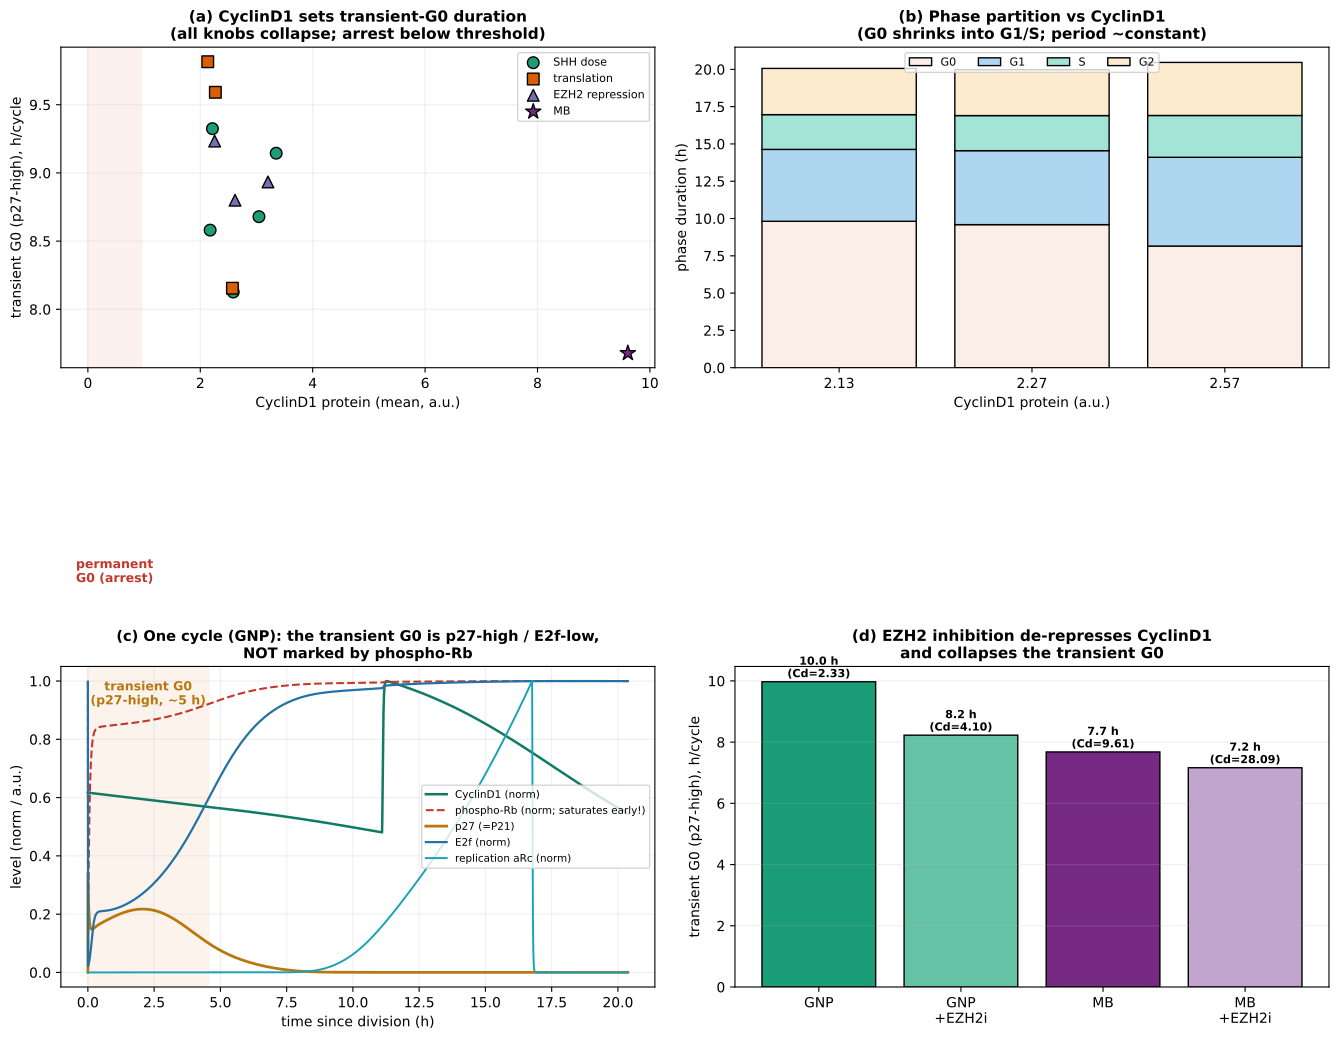

The Python source for this figure:
"""CyclinD1 -> transient-G0 mechanism (CORRECTED, p27 marker).

(a) Transient G0 (p27-high, pre-S) duration vs mean CyclinD1 protein -- SHH / k_Cd_translation /
    EZH2-repression knobs collapse onto one curve; below a threshold the cell is permanently G0.
(b) Phase partition (G0/G1/S/G2) vs CyclinD1 -- G0 shrinks into G1/S, period ~constant.
(c) One-cycle anatomy with the transient G0 (p27-high) shaded: phospho-Rb saturates early, but
    E2f / CyclinE+A / p27 show the real ~10 h growth-timed G0 before commitment.
(d) EZH2 -| CyclinD1 -| G0: EZH2 inhibitor de-represses CyclinD1 and collapses the transient G0.

Run:  ./venv/bin/python simulations/fig_v44_g0_mechanism.py
"""
import sys, os
sys.path.insert(0, os.path.dirname(os.path.dirname(os.path.abspath(__file__))))
import numpy as np, matplotlib.pyplot as plt, tellurium as te
from scipy.signal import find_peaks
from src.build_model_v44_heldt import build_model_v44

SEL = ["time", "Cd", "P21", "E2f", "Ce", "Ca", "aRc", "Dna", "MPF", "pRb", "mass"]
T_END, N_PTS, SETTLE, P27 = 16000, 64000, 7000, 0.1


def sim(params=None, shh=0.5, mycn=1.0, ptch1=1.0, ezh2i=0.0):
    rr = te.loada(build_model_v44(with_ezh2=True, with_hh=True, params=(params or None)))
    rr.integrator.setValue("absolute_tolerance", 1e-9); rr.integrator.setValue("relative_tolerance", 1e-6)
    rr['SHH'] = shh; rr['MYCN_amplification'] = mycn; rr['Ptch1_copy_number'] = ptch1; rr['EZH2i'] = ezh2i
    return rr.simulate(0, T_END, N_PTS, selections=SEL)


def metrics(res):
    t = res['time']; m = t >= SETTLE; tt = t[m]; dt = tt[1]-tt[0]
    pk, _ = find_peaks(res['MPF'][m], prominence=0.15, distance=int(200/dt))
    cd = float(np.mean(res['Cd'][m]))
    P21 = res['P21'][m]; aRc = res['aRc'][m]; Dna = res['Dna'][m]
    in_S = (aRc > 0.05) & (Dna < 0.98); in_G2 = Dna >= 0.98; preS = ~in_S & ~in_G2
    G0 = preS & (P21 > P27); G1 = preS & (P21 <= P27)
    if len(pk) < 2:
        return dict(cd=cd, arrest=True, period=np.nan, G0=np.nan, G1=np.nan, S=np.nan, G2=np.nan)
    period = float(np.mean(np.diff(tt[pk])))/60.0
    fr = {k: v.mean() for k, v in dict(G0=G0, G1=G1, S=in_S, G2=in_G2).items()}
    s = sum(fr.values()) or 1.0
    return dict(cd=cd, arrest=False, period=period, **{k: period*v/s for k, v in fr.items()})


# sweeps
shh_s = [(metrics(sim(shh=s))) for s in [0.35, 0.45, 0.6, 0.8, 1.0]]
tl_s = [(metrics(sim({"k_Cd_translation": k}))) for k in [0.35, 0.45, 0.55, 0.65, 0.75, 0.95]]
ke_s = [(metrics(sim({"f0_mk": k}))) for k in [0.05, 0.2, 0.4, 0.7]]   # AUM: f0_mk leaky floor (lower = stronger repression)
mb = metrics(sim(shh=0.5, ptch1=0.1, mycn=2.8))
mb_e = metrics(sim(shh=0.5, ptch1=0.1, mycn=2.8, ezh2i=1.0))
gnp = metrics(sim(shh=0.5)); gnp_e = metrics(sim(shh=0.5, ezh2i=1.0))

fig, ax = plt.subplots(2, 2, figsize=(13.5, 10.5))

# (a) G0 vs CyclinD1 protein
for s, lab, c, mk in [(shh_s, 'SHH dose', '#1b9e77', 'o'), (tl_s, 'translation', '#d95f02', 's'),
                      (ke_s, 'EZH2 repression', '#7570b3', '^')]:
    pts = [(a['cd'], a['G0']) for a in s if not a['arrest']]
    if pts:
        x, y = np.array(pts).T; ax[0, 0].scatter(x, y, s=70, color=c, marker=mk, edgecolor='k', label=lab, zorder=3)
arr_cd = max([a['cd'] for a in tl_s + ke_s if a['arrest']] + [0])
ax[0, 0].axvspan(0, arr_cd, color='#fdecea', alpha=0.7, zorder=0)
ax[0, 0].text(arr_cd*0.5, ax[0, 0].get_ylim()[1]*0.5 if False else 6, 'permanent\nG0 (arrest)', ha='center',
              fontsize=9, color='#c0392b', fontweight='bold')
ax[0, 0].scatter([mb['cd']], [mb['G0']], s=130, color='#762A83', marker='*', edgecolor='k', zorder=4, label='MB')
ax[0, 0].set_xlabel('CyclinD1 protein (mean, a.u.)'); ax[0, 0].set_ylabel('transient G0 (p27-high), h/cycle')
ax[0, 0].set_title('(a) CyclinD1 sets transient-G0 duration\n(all knobs collapse; arrest below threshold)',
                   fontweight='bold', fontsize=11)
ax[0, 0].legend(fontsize=8); ax[0, 0].grid(alpha=0.2)

# (b) phase partition vs CyclinD1 (translation sweep, cycling only)
cyc = [a for a in tl_s if not a['arrest']]
xs = [a['cd'] for a in cyc]
bot = np.zeros(len(cyc))
for key, col in [('G0', '#fbeee6'), ('G1', '#aed6f1'), ('S', '#a3e4d7'), ('G2', '#fdebd0')]:
    vals = [a[key] for a in cyc]
    ax[0, 1].bar(range(len(cyc)), vals, bottom=bot, label=key, color=col, edgecolor='k')
    bot += np.array(vals)
ax[0, 1].set_xticks(range(len(cyc))); ax[0, 1].set_xticklabels([f'{c:.2f}' for c in xs])
ax[0, 1].set_xlabel('CyclinD1 protein (a.u.)'); ax[0, 1].set_ylabel('phase duration (h)')
ax[0, 1].set_title('(b) Phase partition vs CyclinD1\n(G0 shrinks into G1/S; period ~constant)',
                   fontweight='bold', fontsize=11)
ax[0, 1].legend(fontsize=8, ncol=4, loc='upper center')

# (c) one-cycle anatomy (p27-marked G0)
r = sim(shh=0.5); t = r['time']; mm = r['mass']
drops = np.where((mm[:-1]-mm[1:]) > 0.2*mm[:-1])[0]; drops = drops[t[drops] >= SETTLE]
a0, a1 = t[drops[0]], t[drops[1]]
seg = (t >= a0) & (t <= a1)
th = (t[seg]-a0)/60.0
def nz(x): x = x[seg]; return x/np.nanmax(x) if np.nanmax(x) > 0 else x
ax[1, 0].plot(th, nz(r['Cd']), color='#117a65', lw=1.8, label='CyclinD1 (norm)')
ax[1, 0].plot(th, nz(r['pRb']), color='#c0392b', lw=1.5, ls='--', label='phospho-Rb (norm; saturates early!)')
ax[1, 0].plot(th, r['P21'][seg], color='#b9770e', lw=2.0, label='p27 (=P21)')
ax[1, 0].plot(th, nz(r['E2f']), color='#2471a3', lw=1.6, label='E2f (norm)')
ax[1, 0].plot(th, nz(r['aRc']), color='#17a2b8', lw=1.4, label='replication aRc (norm)')
# shade p27-high pre-S window
p27seg = r['P21'][seg]; aRcseg = r['aRc'][seg]; Dnaseg = r['Dna'][seg]
preS = ~((aRcseg > 0.05) & (Dnaseg < 0.98)) & (Dnaseg < 0.98)
g0mask = preS & (p27seg > P27)
if g0mask.any():
    g0_end = th[g0mask][-1]
    ax[1, 0].axvspan(0, g0_end, color='#fbeee6', alpha=0.7, zorder=0)
    ax[1, 0].text(g0_end/2, 0.92, f'transient G0\n(p27-high, ~{g0_end:.0f} h)', ha='center',
                  fontsize=9, color='#b9770e', fontweight='bold')
ax[1, 0].set_xlabel('time since division (h)'); ax[1, 0].set_ylabel('level (norm / a.u.)')
ax[1, 0].set_title('(c) One cycle (GNP): the transient G0 is p27-high / E2f-low,\nNOT marked by phospho-Rb',
                   fontweight='bold', fontsize=10.5)
ax[1, 0].legend(fontsize=7.5, loc='center right'); ax[1, 0].grid(alpha=0.2)

# (d) EZH2 -| CyclinD1 -| G0
groups = ['GNP', 'GNP\n+EZH2i', 'MB', 'MB\n+EZH2i']
g0v = [gnp['G0'], gnp_e['G0'], mb['G0'], mb_e['G0']]
cdv = [gnp['cd'], gnp_e['cd'], mb['cd'], mb_e['cd']]
xb = np.arange(4)
b = ax[1, 1].bar(xb, g0v, color=['#1b9e77', '#66c2a5', '#762A83', '#c2a5cf'], edgecolor='k')
for i, (g, c) in enumerate(zip(g0v, cdv)):
    ax[1, 1].text(i, g+0.15, f'{g:.1f} h\n(Cd={c:.2f})', ha='center', fontsize=8, fontweight='bold')
ax[1, 1].set_xticks(xb); ax[1, 1].set_xticklabels(groups)
ax[1, 1].set_ylabel('transient G0 (p27-high), h/cycle')
ax[1, 1].set_title('(d) EZH2 inhibition de-represses CyclinD1\nand collapses the transient G0',
                   fontweight='bold', fontsize=11)
ax[1, 1].grid(alpha=0.2, axis='y')

plt.tight_layout()
plt.savefig('simulations/fig_v44_g0_mechanism.png', dpi=170, bbox_inches='tight')
plt.savefig('simulations/fig_v44_g0_mechanism.pdf', bbox_inches='tight')
plt.close()
print("Saved: fig_v44_g0_mechanism.png")
print(f"GNP G0={gnp['G0']:.1f}h ({gnp['G0']/gnp['period']*100:.0f}%)  +EZH2i={gnp_e['G0']:.1f}h  | "
      f"MB G0={mb['G0']:.1f}h ({mb['G0']/mb['period']*100:.0f}%)  +EZH2i={mb_e['G0']:.1f}h")
